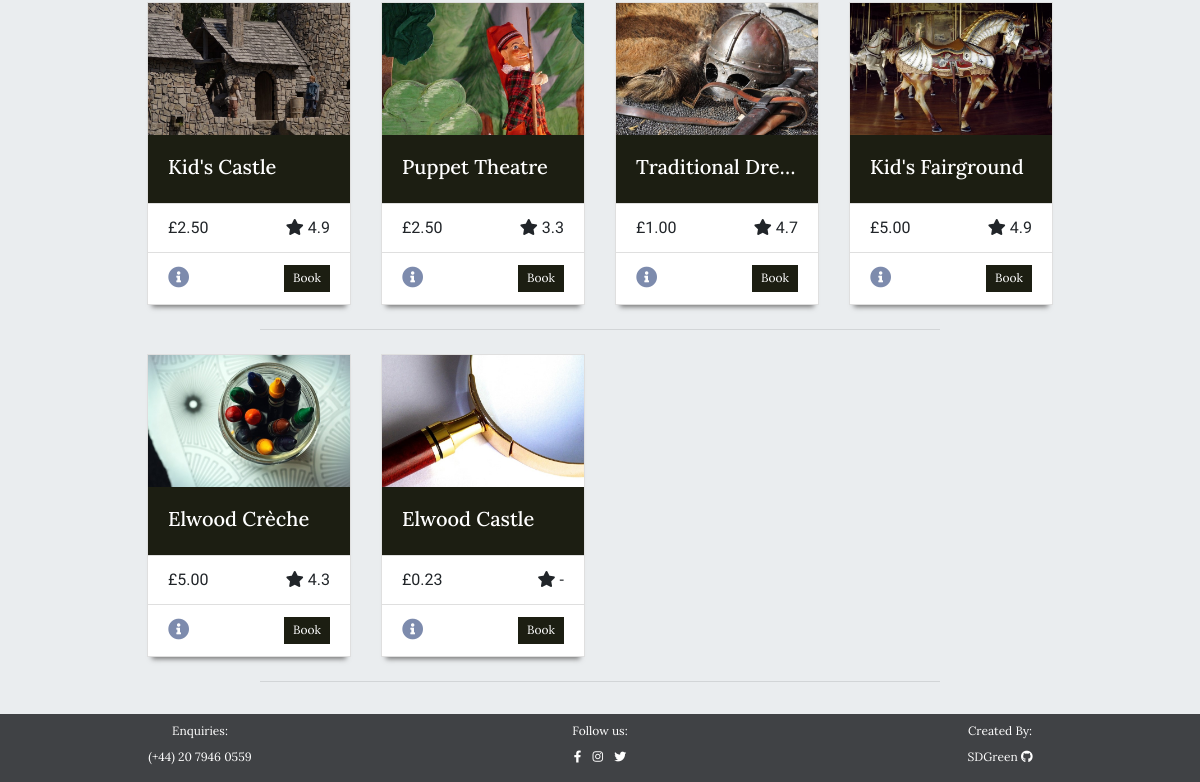
Page /events/ (lower part) on the earlier database version.
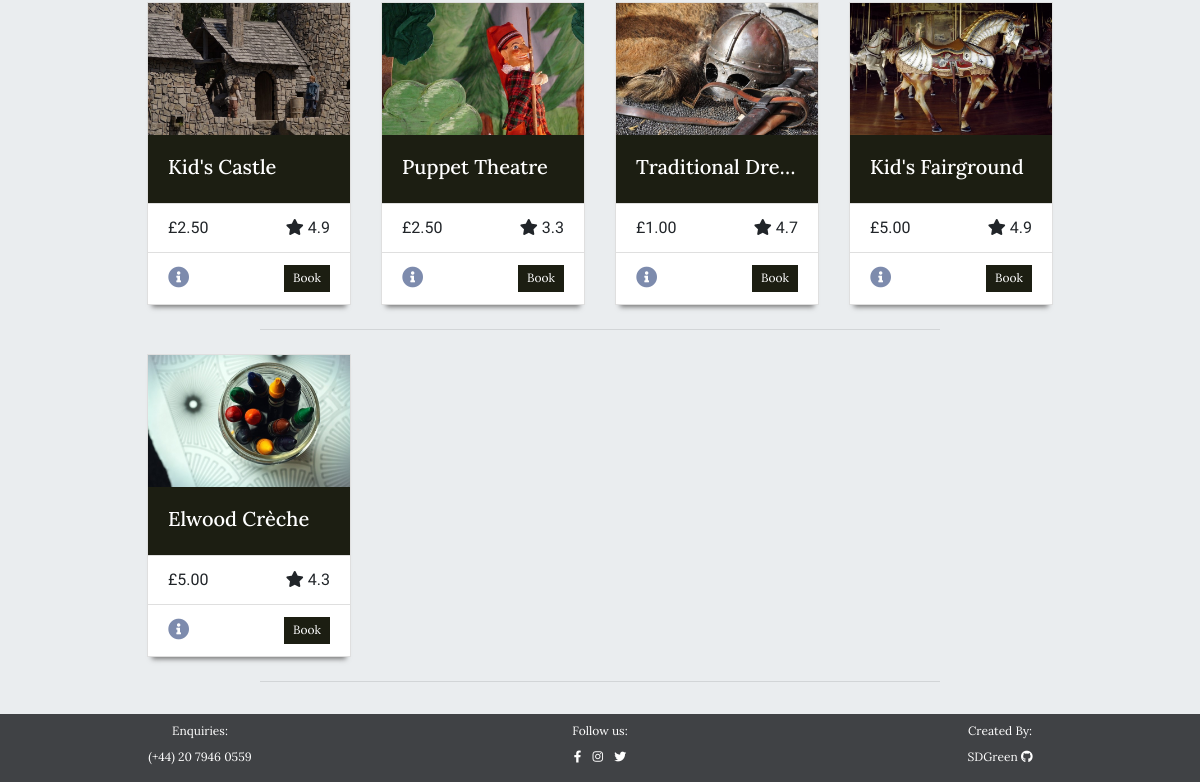
Same page on the later database version.
### events/models.py (models this page shows, shortened)
class Event(models.Model):
    category = models.ForeignKey('Category', null=True, blank=True,
                                 on_delete=models.SET_NULL)
    name = models.CharField(max_length=254)
    description = models.TextField()
    price = models.DecimalField(max_digits=8, decimal_places=2, blank=False)
    start_time = models.TimeField()
    rating = models.DecimalField(max_digits=2, decimal_places=1, null=True,
                                 blank=True)
    day_ticket_limit = models.PositiveIntegerField(blank=False,
                                                   validators=[
                                                      MaxValueValidator(200)
                                                    ])
    supervision = models.BooleanField(default=True, null=True, blank=True)
    age_restricted = models.BooleanField(default=True, null=True, blank=False)
    image = models.ImageField(null=True, blank=True)

### events/views.py (the view, shortened to what this page needs)
# urls.py: path('', views.all_events, name='events'),
def all_events(request):
    events = Event.objects.all()
    categories = Category.objects.all()
    selected_category = None
    query = None
    sort = None
    direction = None
    if request.method == "GET":
        if "q" in request.GET:
            query = request.GET['q']
            filters = (Q(name__icontains=query) |
                       Q(description__icontains=query) |
                       Q(category__friendly_name__icontains=query))
            events = events.filter(filters)
    template = 'events/events.html'
    context = {
        'events': events,
        'categories': categories,
        'query': query,
        'selected_category': selected_category,
    }
    return render(request, template, context)

### basket/contexts.py (called while the page is built, shortened)
def basket_items(request):
    basket_items = []
    total = 0
    basket = request.session.get('basket', {})
    context = {
        'basket_items': basket_items,
        'total': total,
    }
    return context

### events/templates/events/events.html (shortened to what this page needs)
{% extends 'base.html' %}
{% load static %}
{% block content %}
<div id="small-page">
<div class="container-fluid color-overlay">
    <div class="row mx-auto guttered pb-2">
        {% for event in events %}
        <div class="col-sm-6 col-md-6 col-lg-4 col-xl-3 mb-2">
            <div class="card rounded-0 below-shadow">
                <a href="{% url 'event_info' event.id %}">
                    {% if event.image %}
                        <img class="card-img-top rounded-0" src="{{ event.image.url }}" alt="{{event.name}} card image">
                    {% else %}
                        <img class="card-img-top rounded-0" src="{{ MEDIA_URL }}no-image.jpg" alt="missing image">
                    {% endif %}
                    <div class="card-body card-body-title body-text">
                        <h5 class="heading-text">{{ event.name }}</h5>
                    </div>
                </a>
                <ul class="list-group d-none d-lg-flex list-group-flush body-text text-m">
                    <li class="list-group-item">
                        <span>£{{event.price}}</span>
                        {% if event.rating %}
                            <span class="float-right">
                                <i class="fas fa-star"></i> {{event.rating}}
                            </span>
                        {% else %}
                            <span class="float-right">
                                <i class="fas fa-star"></i> -
                            </span>
                        {% endif %}
                    </li>
                </ul>
                <div class="card-body justify-content-between">
                    <a href="{% url 'event_info' event.id %}" class="card-link">
                        <i class="fas fa-lg fa-info-circle"></i>
                    </a>
                    <a href="{% url 'book_event' event.id %}" class=" float-right s-btn button heading-text">Book</a>
                </div>
            </div>
        </div>
        {% if forloop.counter|divisibleby:4 %}
        <div class="col-12 d-none d-xl-block mb-2">
            <hr class="short-hr">
        </div>
        {% endif %}
        {% if forloop.revcounter == 1 %}
        <div class="col-12 d-none d-sm-block mb-2">
            <hr class="short-hr">
        </div>
        {% endif %}
        {% endfor %}
    </div>
</div>
</div>
{% endblock %}

Differences in the rows shown:
removed Event: name "Elwood Castle", price "0.23"
